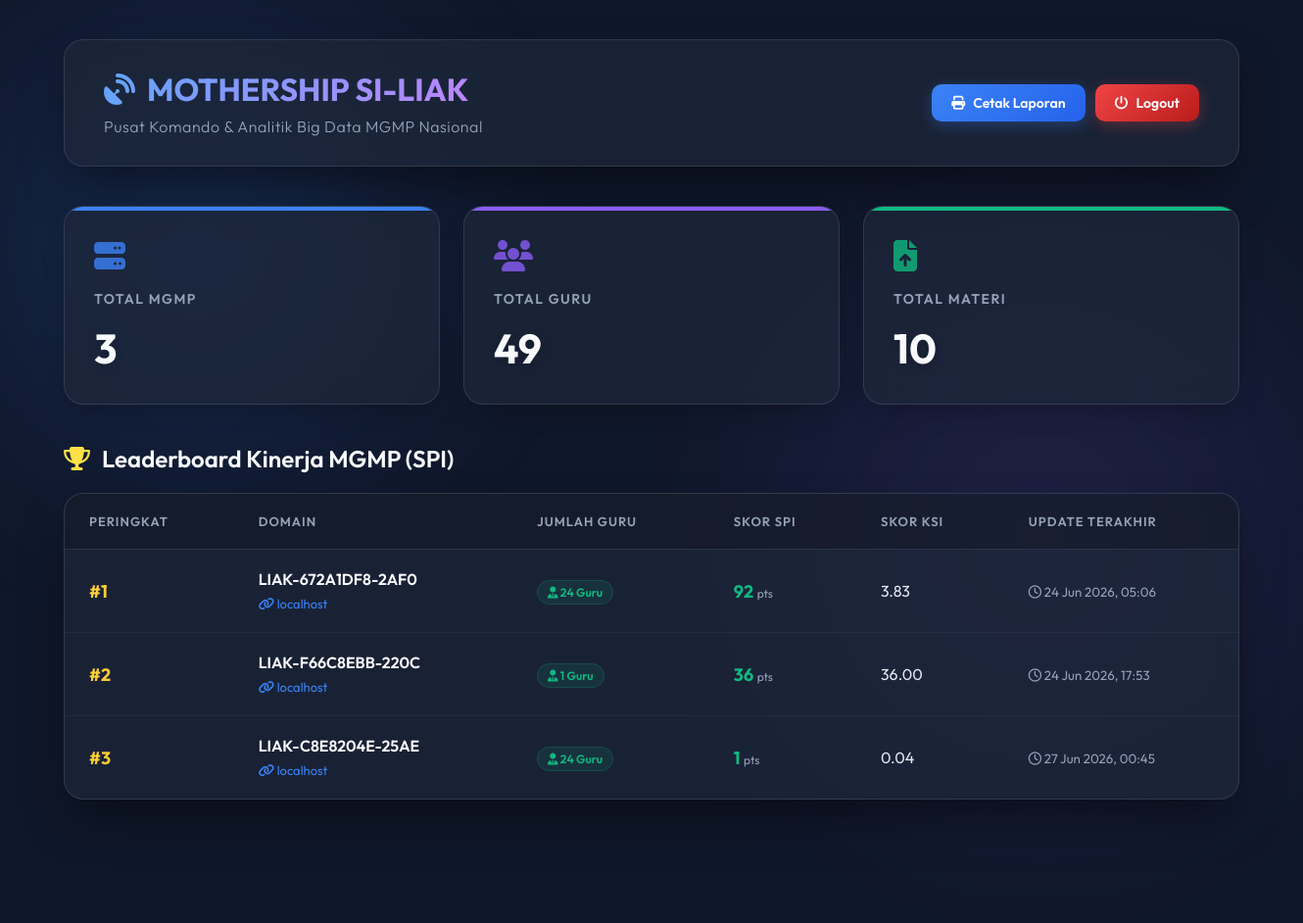
The app's page / (signed in) with its own data.
### tables this page shows
CREATE TABLE `national_telemetry` (
  `id` int(11) NOT NULL AUTO_INCREMENT,
  `mgmp_id` varchar(50) NOT NULL,
  `domain` varchar(100) NOT NULL,
  `total_guru` int(11) DEFAULT 0,
  `total_asesor` int(11) DEFAULT 0,
  `total_upload` int(11) DEFAULT 0,
  `total_download` int(11) DEFAULT 0,
  `total_login` int(11) DEFAULT 0,
  `spi_score` int(11) DEFAULT 0,
  `ksi_score` float DEFAULT 0,
  `cs_ekspor` int(11) DEFAULT 0,
  `cs_impor` int(11) DEFAULT 0,
  `cs_internal` int(11) DEFAULT 0,
  `last_sync` datetime NOT NULL,
  `created_at` timestamp NOT NULL DEFAULT current_timestamp(),
  PRIMARY KEY (`id`),
  UNIQUE KEY `mgmp_id` (`mgmp_id`)
);

### index.php (the view, shortened to what this page needs)
<?php
require_once 'config/database.php';
$aggr_query = mysqli_query($conn, "
    SELECT
        COUNT(id) AS total_nodes,
        SUM(total_guru) AS nat_guru,
        SUM(total_upload) AS nat_upload,
        SUM(total_download) AS nat_download,
        SUM(cs_ekspor) AS nat_ekspor,
        SUM(cs_impor) AS nat_impor
    FROM national_telemetry
");
$aggr = mysqli_fetch_assoc($aggr_query);
$leaderboard = mysqli_query($conn, "
    SELECT mgmp_id, domain, total_guru, spi_score, ksi_score, last_sync
    FROM national_telemetry
    ORDER BY spi_score DESC
");
?>
<!DOCTYPE html>
<html lang="id">
<head>
    <link rel="stylesheet" href="https://cdnjs.cloudflare.com/ajax/libs/font-awesome/6.4.0/css/all.min.css">
</head>
<body>
    <div class="blob blob-1"></div>
    <div class="blob blob-2"></div>
    <div class="container">
        <div class="header">
            <div>
                <h1><i class="fa-solid fa-satellite-dish"></i> MOTHERSHIP SI-LIAK</h1>
                <p>Pusat Komando & Analitik Big Data MGMP Nasional</p>
            </div>
            <div style="display: flex; gap: 10px;">
                <button onclick="window.print()" class="btn-print">
                    <i class="fa-solid fa-print"></i> Cetak Laporan
                </button>
                <a href="?action=logout" class="btn-logout">
                    <i class="fa-solid fa-power-off"></i> Logout
                </a>
            </div>
        </div>
        <div class="grid-cards">
            <div class="card">
                <div class="card-icon"><i class="fa-solid fa-server"></i></div>
                <h3>Total MGMP</h3>
                <div class="value"><?= number_format($aggr['total_nodes'] ?: 0) ?></div>
            </div>
            <div class="card">
                <div class="card-icon"><i class="fa-solid fa-users"></i></div>
                <h3>Total Guru</h3>
                <div class="value"><?= number_format($aggr['nat_guru'] ?: 0) ?></div>
            </div>
            <div class="card">
                <div class="card-icon"><i class="fa-solid fa-file-arrow-up"></i></div>
                <h3>Total Materi</h3>
                <div class="value"><?= number_format($aggr['nat_upload'] ?: 0) ?></div>
            </div>
        </div>
        <h2 class="section-title"><i class="fa-solid fa-trophy" style="color: #fde047;"></i> Leaderboard Kinerja MGMP (SPI)</h2>
        <div class="table-container">
            <table>
                <thead>
                    <tr>
                        <th>Peringkat</th>
                        <th>Domain</th>
                        <th>Jumlah Guru</th>
                        <th>Skor SPI</th>
                        <th>Skor KSI</th>
                        <th>Update Terakhir</th>
                    </tr>
                </thead>
                <tbody>
                    <?php
                    $rank = 1;
                    if(mysqli_num_rows($leaderboard) > 0) {
                        while($row = mysqli_fetch_assoc($leaderboard)):
                    ?>
                    <tr>
                        <td class="rank">#<?= $rank++ ?></td>
                        <td>
                            <span class="mgmp-id"><?= htmlspecialchars($row['mgmp_id']) ?></span>
                            <a href="<?= htmlspecialchars($row['domain']) ?>" target="_blank" class="mgmp-domain" style="text-decoration:none;"><i class="fa-solid fa-link"></i> <?= htmlspecialchars(str_replace(['http://','https://'], '', $row['domain'])) ?></a>
                        </td>
                        <td><span class="badge"><i class="fa-solid fa-user-tie"></i> <?= number_format($row['total_guru']) ?> Guru</span></td>
                        <td class="score-highlight"><?= number_format($row['spi_score']) ?> <span style="font-size:12px; color:var(--text-muted); font-weight:400;">pts</span></td>
                        <td><?= number_format($row['ksi_score'], 2) ?></td>
                        <td><small style="color:var(--text-muted);"><i class="fa-regular fa-clock"></i> <?= htmlspecialchars(date('d M Y, H:i', strtotime($row['last_sync']))) ?></small></td>
                    </tr>
                    <?php
                        endwhile;
                    }
                    ?>
                </tbody>
            </table>
        </div>
    </div>
</body>
</html>

### records on screen
national_telemetry: mgmp "LIAK-672A1DF8-2AF0", domain "localhost", total_guru "24", spi_score "92", ksi_score "3.83", last_sync "24 Jun 2026, 05:06"
national_telemetry: mgmp "LIAK-F66C8EBB-220C", domain "localhost", total_guru "1", spi_score "36", ksi_score "36.00", last_sync "24 Jun 2026, 17:53"
national_telemetry: mgmp "LIAK-C8E8204E-25AE", domain "localhost", total_guru "24", spi_score "1", ksi_score "0.04", last_sync "27 Jun 2026, 00:45"

### other values on screen
$aggr['total_nodes'] ?: 0 "3"
$aggr['nat_guru'] ?: 0 "49"
$aggr['nat_upload'] ?: 0 "10"
